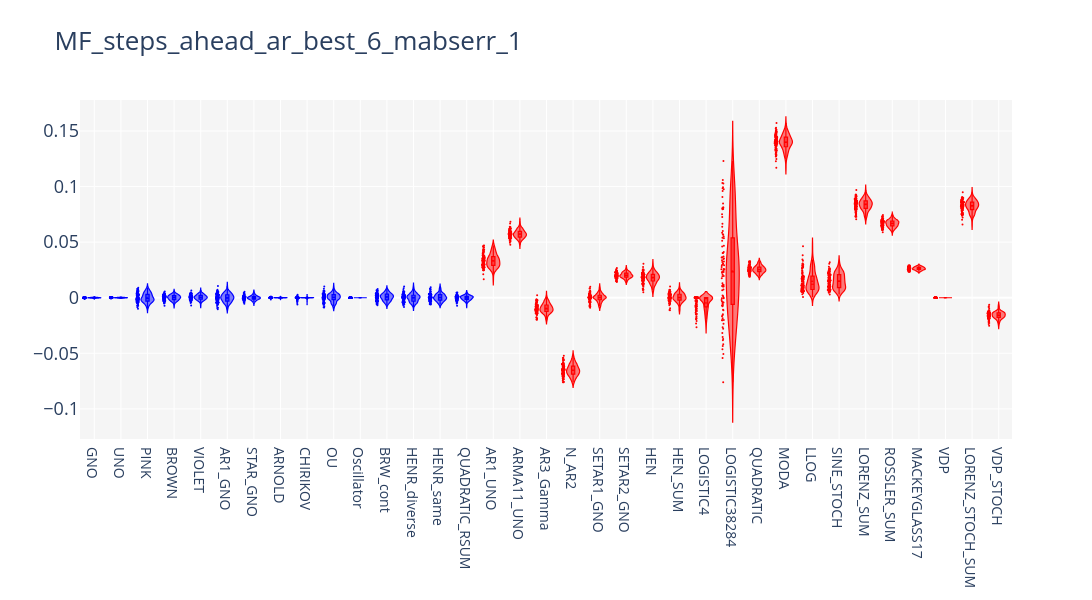

The code cell stored with this chart in its notebook:
### Code cell
op='MF_steps_ahead_ar_best_6_mabserr_1'
# MF_armax_2_2_05_1_normksstat
plot_violin_models(df_good_hctsa, models, op, model_keywords)
['SB_TransitionMatrix_51_symsumdiff', 'SB_TransitionMatrix_41_symsumdiff']
